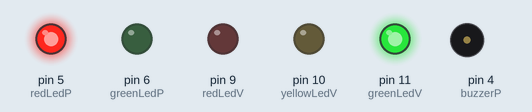
Simulated run of this sketch. Board: Arduino Uno, built with avr-gcc and run on an emulated ATmega328P. Parts: output pins drawn as LEDs (lit = HIGH), buzzer (waves = sounding).

Above: at 5.0 s.
At 11.5 s:
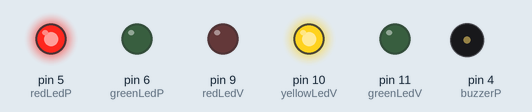
At 18.0 s:
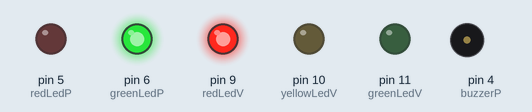
At 23.1 s:
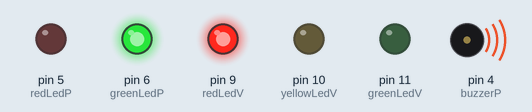
At 25.1 s:
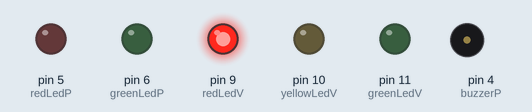
Timing chart, 0 to 33.2 s (numbered marks = the images above):
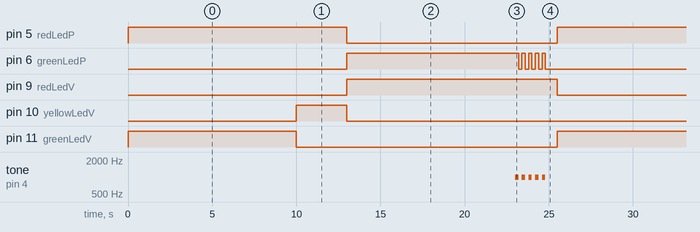

The sketch:

basic_two_way.ino
```cpp
/*
TRAFFIC LIGHTS

This second version consists in one traffic light for the pedestrian and another one for the vehicles.
Both traffic light are treated as different. The pedestrians' has 2 led, green and red while the vehicles' has 3 led, red, yellow, green.
At first, the vehicle green light and the pedestrian red light are up for 10 seconds.
Then, the vehicle light switches to yellow while the pedestrian light keeps red.
After 3 seconds, the vehicles light turn red and the pedestrians' turn green for another 10 seconds.
Finally, the green light for pedestrians blink during 5 seconds and the loop starts again.

*/
int buzzerP = 4;
int greenLedP = 6;   // green led for people
int redLedP = 5;      // red led for people
int greenLedV = 11;    // green led for vehicles
int yellowLedV = 10;  // yellow led for vehicles
int redLedV = 9;     // red led for vehicles

void greenLightV(){

  digitalWrite(greenLedV, HIGH);   // turn the green LED on (HIGH is the voltage level)
  digitalWrite(yellowLedV, LOW);    // turn the yellow LED off by making the voltage LOW
  digitalWrite(redLedV, LOW);    // turn the red LED off by making the voltage LOW

  digitalWrite(greenLedP, LOW);   // turn the green LED on (HIGH is the voltage level)
  digitalWrite(redLedP, HIGH);    // turn the red LED off by making the voltage LOW
}

void blinkGreenP() {
  int cicles = 0;
  while (cicles < 5) {
    digitalWrite(greenLedP, HIGH);
    tone(buzzerP, 1000); // Send 1KHz sound signal...
    delay(200);
    digitalWrite(greenLedP, LOW);
    noTone(buzzerP);     // Stop sound...
    delay(200);
    cicles ++;
  }
}

void yellowLightV(){
  digitalWrite(greenLedV, LOW);   // turn the green LED off by making the voltage LOW
  digitalWrite(yellowLedV, HIGH);    // turn the yellow LED ofn (HIGH is the voltage level)
  digitalWrite(redLedV, LOW);    // turn the red LED off by making the voltage LOW

  digitalWrite(greenLedP, LOW);   // turn the green LED on (HIGH is the voltage level)
  digitalWrite(redLedP, HIGH);    // turn the red LED off by making the voltage LOW
}

void redLightV(){
  digitalWrite(greenLedV, LOW);   // turn the green LED off by making the voltage LOW
  digitalWrite(yellowLedV, LOW);    // turn the yellow LED off by making the voltage LOW
  digitalWrite(redLedV, HIGH);    // turn the red LED on (HIGH is the voltage level)

  digitalWrite(greenLedP, HIGH);   // turn the green LED on (HIGH is the voltage level)
  digitalWrite(redLedP, LOW);    // turn the red LED off by making the voltage LOW

}

void setup() {

  pinMode(buzzerP, OUTPUT);

  pinMode(greenLedP, OUTPUT);
  pinMode(redLedP, OUTPUT);

  pinMode(greenLedV, OUTPUT);
  pinMode(yellowLedV, OUTPUT);
  pinMode(redLedV, OUTPUT);

}

void loop() {
  greenLightV();
  delay(10000);
  yellowLightV();
  delay(3000);
  redLightV();
  delay(10000);
  blinkGreenP();
  delay(500);

}
```

Measured:
- by itself, pin 5 (redLedP): alternates HIGH for 13.0 s and LOW for 12.5 s
- by itself, pin 6 (greenLedP): repeats every 25.5 s: 4 × (LOW 0.20 s, HIGH 0.20 s), LOW 13.7 s, HIGH 10.2 s
- by itself, pin 9 (redLedV): alternates HIGH for 12.5 s and LOW for 13.0 s
- by itself, pin 10 (yellowLedV): alternates HIGH for 3.0 s and LOW for 22.5 s
- by itself, pin 11 (greenLedV): alternates HIGH for 10.0 s and LOW for 15.5 s
- by itself, tone on pin 4 (buzzerP): repeats every 25.5 s: 4 × (silent 0.20 s, 1000 Hz 0.20 s), silent 23.7 s, 1000 Hz 0.20 s
